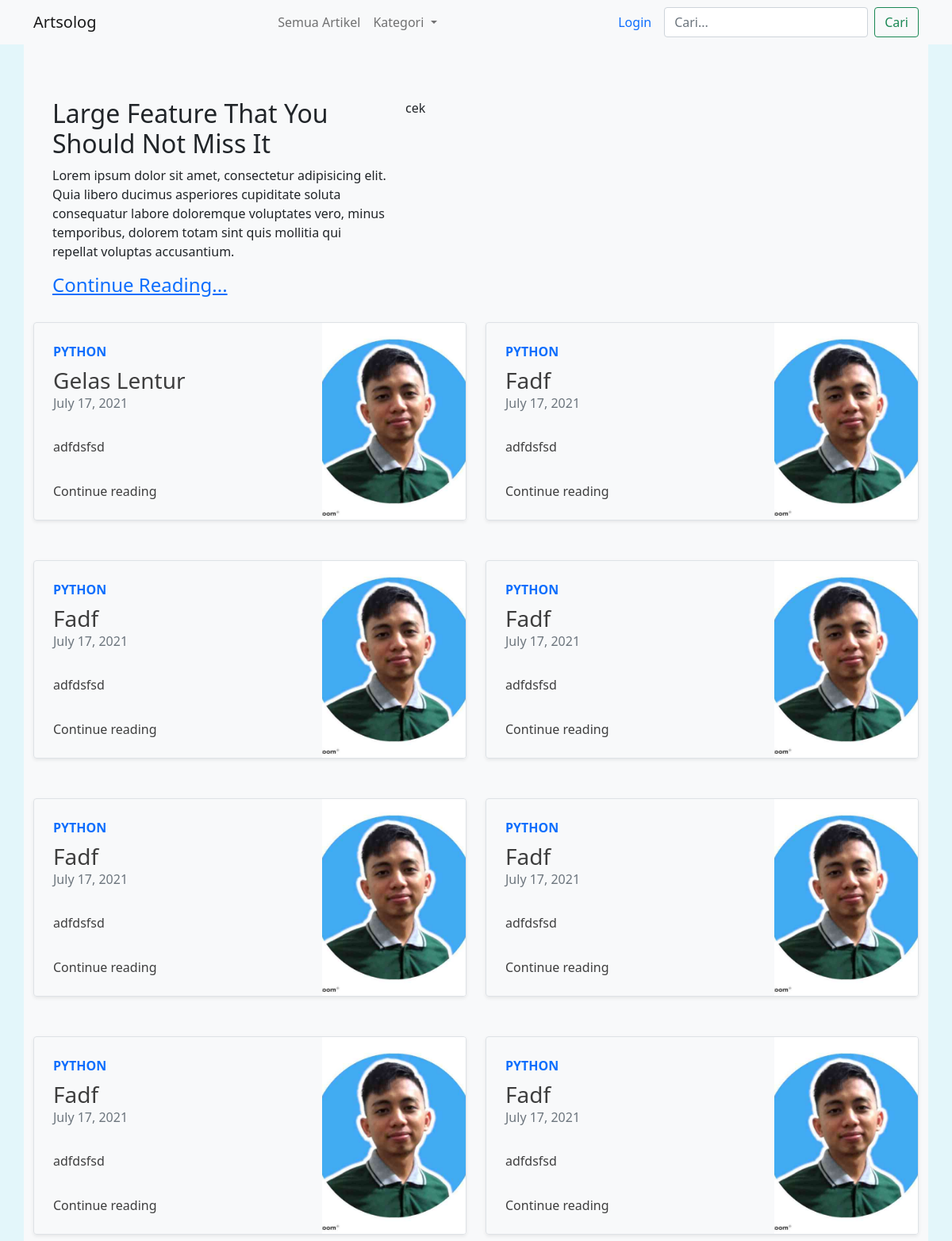
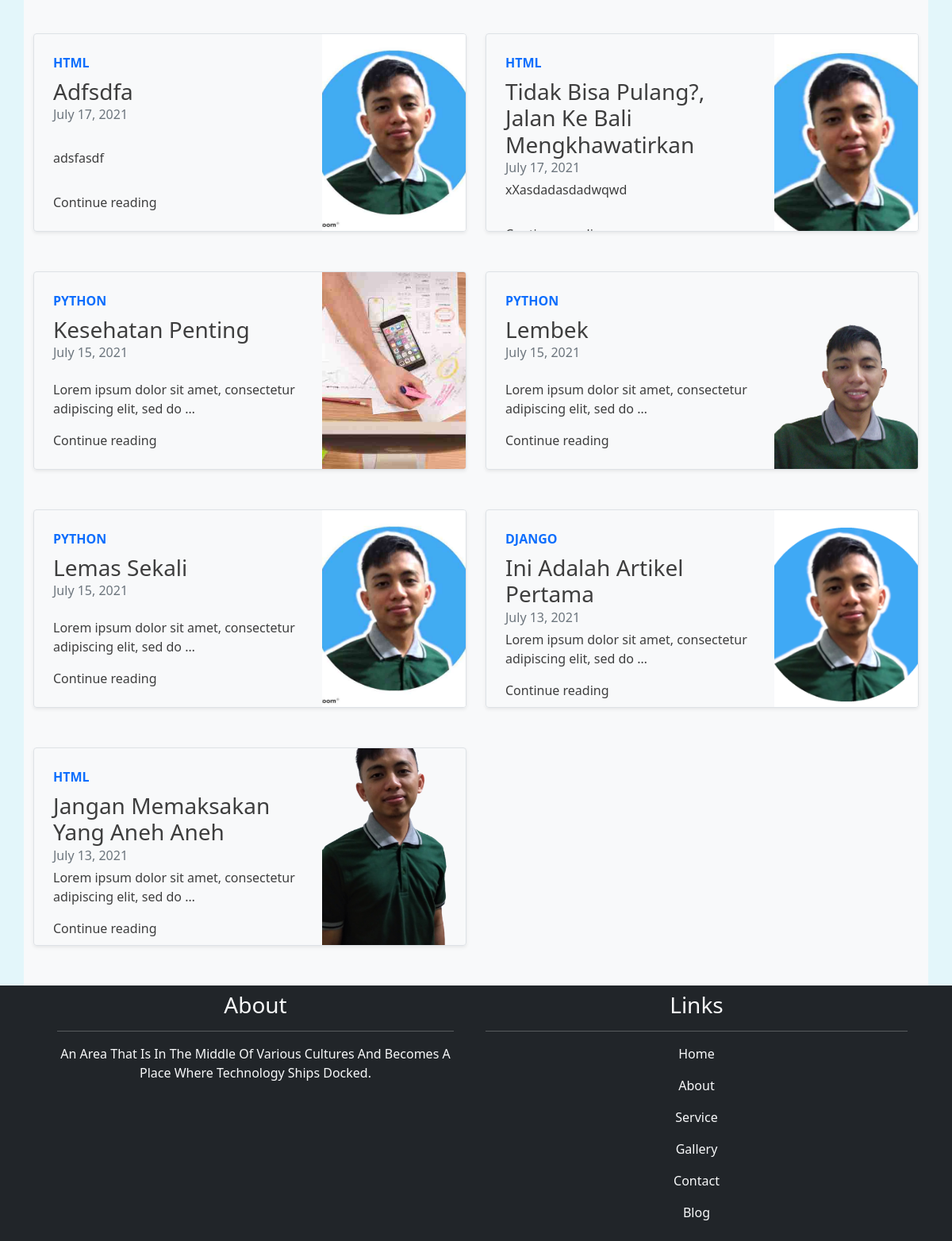
The app's page /, older data (2 pictures, top to bottom).
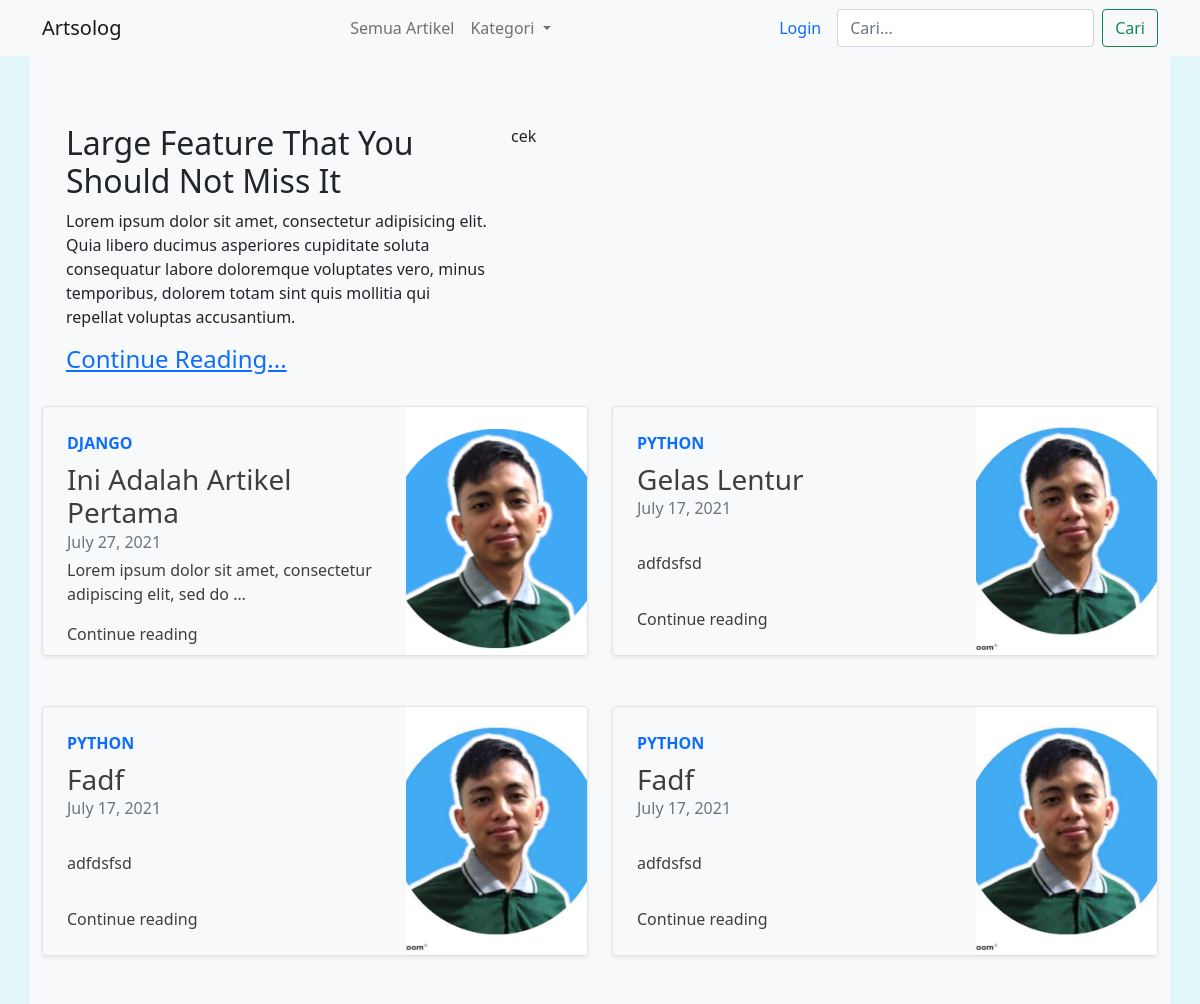
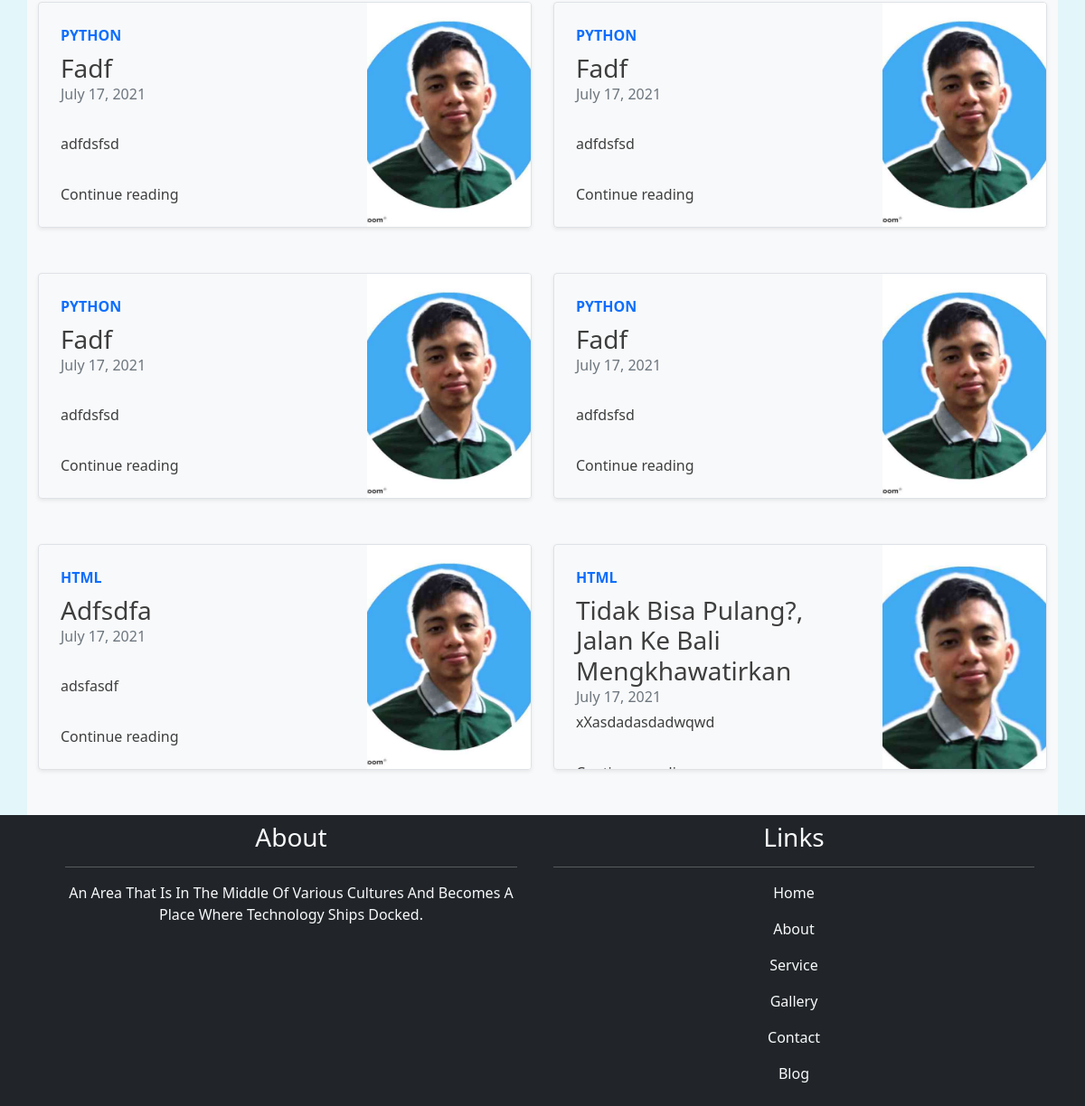
The same page, newer data (2 pictures, top to bottom).
### home/models.py (models this page shows, shortened)
class Article(models.Model):
    author = models.ForeignKey(User, on_delete=models.CASCADE)
    judul = models.CharField(max_length=100, blank=True)
    category = models.ManyToManyField(Category)
    image = models.ImageField(upload_to='image/artikel',)
    isi = RichTextUploadingField()
    likes = models.ManyToManyField(User, related_name='likes_blog', blank=True)
    created = models.DateField(auto_now_add=True, blank=True, editable=False)
    updated = models.DateField(auto_now=True, blank=True, editable=False)
    published = models.BooleanField(default=False)
    slug = models.SlugField(blank=True, editable=False)

class Category(models.Model):
    name = models.CharField(max_length=50)
    slug = models.SlugField(blank=True, editable=False)
    class Meta:
        verbose_name = 'Category'
        verbose_name_plural = 'Categories'
    def __str__(self):
        return f"{self.name}"

### home/views.py (the view)
# urls.py: path('', ArticleListView.as_view(), name='list'),
class ArticleListView(ListView):
    queryset = Article.objects.all().exclude(
        published=False).order_by('-updated')[:20]
    template_name = "article_list.html"
    extra_context = {'categories': Category.objects.all()}

### templates/article_list.html (shortened to what this page needs)
{% extends 'container.html' %}
{% block content_extra %}
  {% if object_list %}
    <header style="padding-top: 100px;">
        <div class="header-container reverse-column container p-4 row">
            <div class="col-md-5">
                <h2 class="text-capitalize">large feature that you should not miss it</h2>
                <p>Lorem ipsum dolor sit amet, consectetur adipisicing elit. Quia libero ducimus asperiores cupiditate soluta consequatur labore doloremque voluptates vero, minus temporibus, dolorem totam sint quis mollitia qui repellat voluptas accusantium.</p>
                <a href="#" class="text-capitalize"><h4> continue reading...</h4></a>
            </div>
            <div class="col-md-5">
              <p>cek</p>
            </div>
        </div>
    </header>
    <article class="row article-row">
      {% for article in object_list  %}
        {% if slug %}
          <div class="col-md-6 box-thumbnail">
            <div class="row g-0 border rounded overflow-hidden flex-md-row mb-4 shadow-sm h-md-250 position-relative">
              <div class="col p-4 d-flex flex-column position-static">
                {% for category in article.category.all %}
                  {% if category.slug == slug %}
                    <strong class="d-inline-block mb-2 text-primary text-uppercase">{{category.name}}</strong>
                  {% endif %}
                {% endfor %}
                <h3 class="mb-0">{{article.judul|title}}</h3>
                <div class="mb-1 text-muted">{{article.updated}}</div>
                <p class="card-text mb-auto">{{article.isi|safe|truncatewords:10}}</p>
                {% for category in article.category.all %}
                  {% if category.slug == slug %}
                    <a href="{% url 'detail' article.id category.slug %}" class="stretched-link">Continue reading</a>
                  {% endif %}
                {% endfor %}
              </div>
                {% if article.image %}
                  <div class="image-thumbnail col-md-4  d-lg-block" style="background-image:url({{article.image.url}}) ;">
                      <p>ansatsu</p>
                  </div>
                {% else %}
                  <div class="col-md-4  d-lg-block">
                    <svg class="bd-placeholder-img" width="200" height="250" xmlns="http://www.w3.org/2000/svg" role="img" aria-label="Placeholder: Thumbnail" preserveAspectRatio="xMidYMid slice" focusable="false"><title>Placeholder</title><rect width="100%" height="100%" fill="#55595c"></rect><text x="30%" y="50%" fill="#eceeef" dy=".3em">Thumbnail</text></svg>
                  </div>
                {% endif %}
            </div>
          </div>
        {% else %}
          <div class="col-md-6 ">
            <div class="box-thumbnail" style="height:300px">
            <a href="{% url 'detail' article.id article.category.all|first|slugify %}" class="a-thumbnail">
                <div class="row g-0  border rounded overflow-hidden flex-md-row shadow-sm h-md-250 position-relative">
                  <div class="col p-4 d-flex flex-column position-static">
                    <strong class="d-inline-block mb-2 text-primary text-uppercase">{{article.category.all|first}}</strong>
                    <h3 class="mb-0">{{article.judul|title}}</h3>
                    <div class="mb-1 text-muted">{{article.updated}}</div>
                    <p class="card-text mb-auto">{{article.isi|safe|truncatewords:10}}</p>
                    Continue reading
                  </div>
                  {% if article.image %}
                    <div class="image-thumbnail col-md-4  d-lg-block" style="background-image:url({{ article.image.url }});">
                    </div>
                  {% endif %}
                </div>
            </a>
            </div>
          </div>
        {% endif %}
      {% endfor %}
    </article>
  {% else %}
  <center>
    <h4 style="padding-top: 100px;">Ooops....We couldn't find anything</h4>
  </center>
  {% endif %}
{% endblock content_extra %}

### templates/container.html (shortened to what this page needs)
{% extends 'navbar.html' %}
{% block extra_content %}
    <main id="main-html" class="">
        <div class="container bg-light position-relative" style="min-height:45vh;">
            {% block content_extra %}
            {% endblock content_extra %}
        </div>
    </main>
{% endblock extra_content %}

### templates/navbar.html (shortened to what this page needs)
{% extends 'base.html' %}
{% block content %}
<nav class="navbar navbar-expand-lg navbar-light bg-light fixed-top">
    <div class="container text-capitalize">
      <a class="navbar-brand" href="{% url 'list' %}">artsolog</a>
      <div class="collapse navbar-collapse" id="navbarSupportedContent">
        <ul class="navbar-nav mx-auto mb-2 mb-lg-0">
          <li class="nav-item">
            <a class="nav-link" href="{% url 'list' %}">semua artikel</a>
          </li>
          <li class="nav-item dropdown">
            <a class="nav-link dropdown-toggle" href="#" id="navbarDropdown" role="button" data-bs-toggle="dropdown" aria-expanded="false">
              kategori
            </a>
          </li>
        </ul>
        <div class="d-flex mb-2 mb-lg-0 align-items-center justify-content-between">
          {% if user.is_authenticated %}
            {% if request.user.first_name %}
              <h6 class="mb-0 pe-2"><i>{{request.user.get_short_name}}</i></h6>
            {% else %}
              <h6 class="mb-0 pe-2"><i>{{request.user.username}}</i></h6>
            {% endif %}
            {% if request.user.is_superuser %}
              <a href="{% url 'adminList' %}" class="nav-link">admin site</a>
            {% endif %}
            <a href="{% url 'account_logout' %}" class="nav-link"> Logout</a>
          {% else %}
              <a href="{% url 'account_login' %}" class="nav-link"> Login</a>
          {% endif %}
            <form class="d-flex" action="{% url 'searchView' %}" method="POST">
              <input class="form-control me-2" type="input" placeholder="Cari..." aria-label="Search" name="searched">
              <button class="btn btn-outline-success text-capitalize" type="submit">cari</button>
            </form>
        </div>
      </div>
    </div>
  </nav>
  {% block extra_content %}
  {% endblock extra_content %}
    <footer class="footer-section p-section bg-dark text-light p-2" id="footer">
        <div class="row ">
            <div class="col d-grid gap-4">
                <div class="footer-container row px-5">
                    <div class="footer-box text-center  col-md ">
                      <a class="nav-link text-capitalize py-0 text-light" href="https://artsodev.com/">
                        <h3 class=""> About</h3>
                        <hr>
                        <p>An area that is in the middle of various cultures and becomes a place where technology ships docked.</p>
                      </a>
                    </div>
                    <div class="footer-box text-center col-md ">
                        <h3>Links</h3>
                        <hr>
                        <a class="nav-link text-capitalize py-0" href="#home"><p class='text-light'>home</p></a>
                        <a class="nav-link text-capitalize py-0" href="https://artsodev.com/#about"><p class='text-light'>about</p></a>
                        <a class="nav-link text-capitalize py-0" href="https://artsodev.com/#service"><p class='text-light'>service</p></a>
                        <a class="nav-link text-capitalize py-0" href="https://artsodev.com/#gallery"><p class='text-light'>gallery</p></a>
                        <a class="nav-link text-capitalize py-0" href="https://artsodev.com/#contact"><p class='text-light'>contact</p></a>
                        <a class="nav-link text-capitalize py-0 disabled" href="#"><p class='text-light'>blog</p></a>
                    </div>
                  </div>
              </div>
          </div>
      </footer>
{% endblock content %}

### templates/base.html (shortened to what this page needs)
<!doctype html>
<html lang="en">
    {% load static %}
  <head>
    <link href="{% static 'css/bootstrap/bootstrap.min.css' %}" rel="stylesheet">
    <link rel="stylesheet" href="{% static 'css/style.css' %}">
  </head>
  <body style="background-color: #00b4d81c;">
      {% block content %}{% endblock content %}
  </body>
</html>

### static/css/style.css (style rules this page uses)
.article-row .row { height: 250px; }
.article-row .a-thumbnail { color: rgba(0, 0, 0, 0.753); text-decoration: none; width: -webkit-fit-content; width: -moz-fit-content; width: fit-content; -webkit-transition: 5s ease-in-out; transition: 5s ease-in-out; }
.article-row .image-thumbnail { background-size: cover; background-position: center; background-repeat: no-repeat; }
.box-thumbnail .row { top: 0px; -webkit-transition: .3s; transition: .3s; }

Row changes from the older to the newer data that the page shows:
removed Article: category.all|first "PYTHON", judul "Fadf", updated "July 17, 2021", isi "adfdsfsd", image (picture)
removed Article: category.all|first "PYTHON", judul "Kesehatan Penting", updated "July 15, 2021", isi "Lorem ipsum dolor sit amet, consectetur adipiscing elit, sed do …", image (picture)
removed Article: category.all|first "PYTHON", judul "Lembek", updated "July 15, 2021", isi "Lorem ipsum dolor sit amet, consectetur adipiscing elit, sed do …", image (picture)
removed Article: category.all|first "PYTHON", judul "Lemas Sekali", updated "July 15, 2021", isi "Lorem ipsum dolor sit amet, consectetur adipiscing elit, sed do …", image (picture)
removed Article: category.all|first "HTML", judul "Jangan Memaksakan Yang Aneh Aneh", updated "July 13, 2021", isi "Lorem ipsum dolor sit amet, consectetur adipiscing elit, sed do …", image (picture)
changed Article "Ini Adalah Artikel Pertama": updated "July 13, 2021" → "July 27, 2021"; moves up the list
